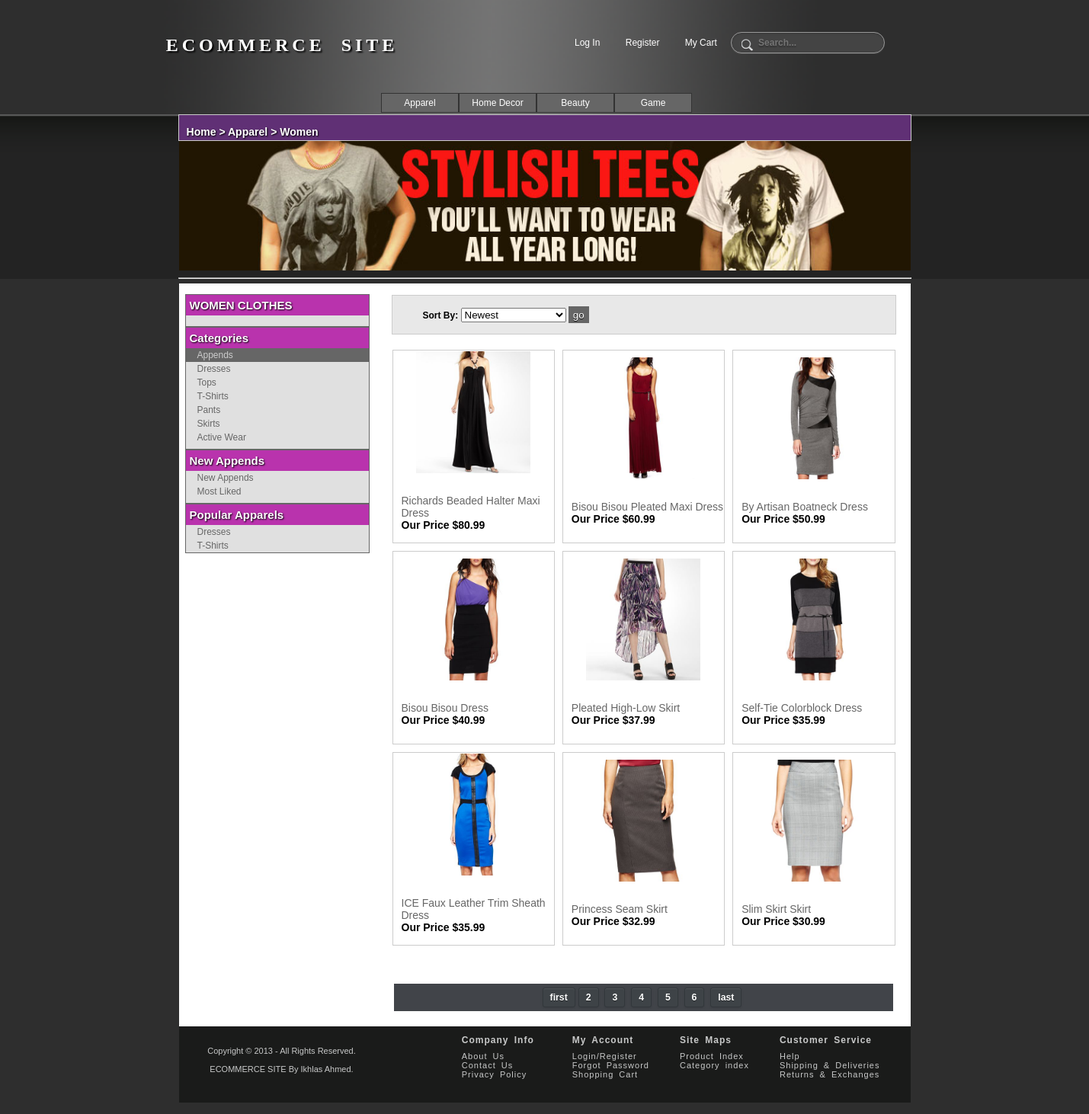
/MENU_PAGES/apparel_pages/women.php, run on the app's committed database.
### tables this page shows
CREATE TABLE IF NOT EXISTS `item` (
  `item_id` int(11) NOT NULL AUTO_INCREMENT,
  `image_user_name` varchar(100) NOT NULL,
  `image_folder_name` varchar(200) NOT NULL,
  `main_category` varchar(50) NOT NULL,
  `sub_category` varchar(50) NOT NULL,
  `price` float NOT NULL,
  `description` text NOT NULL,
  `features` text NOT NULL,
  `key_words` varchar(200) NOT NULL,
  `sold` int(11) NOT NULL,
  `thumb_up` int(11) NOT NULL,
  `thumb_down` int(11) NOT NULL,
  `item_add_date` datetime NOT NULL,
  PRIMARY KEY (`item_id`)
);

### MENU_PAGES/apparel_pages/women.php (the view, shortened to what this page needs)
<?php
	include("../../INCLUDE/header.php");
?>
<div id = 'bg_middle2'>
	<div class = 'apparel_top_title'>
    	<h3><a href='../../index.php'>Home</a> > <a href='#'>Apparel</a> > <a href='#'>Women</a></h3>
	</div>
    <div id = 'male_image_wrapper'>
		<img src='../../IMAGE/menu_graphics/apparel.png'>
	</div>  <hr id='hr'/>
</div>
<div id="apparel_content_page_wrapper">
		<div id='left_menu'><br/>
    	<ul>
        	<li id='lin'>WOMEN CLOTHES</li>
        <br/>
        </ul>
        <ul>
        	<li id='lin'>Categories</li>
            <a href='?wlink=Women' class='active'><li>Appends</li></a>
            <a href='?wlink=Women_Dresses'><li>Dresses</li></a>
            <a href='?wlink=Women_Tops'><li>Tops</li></a>
    		<a href='?wlink=Women_T-Shirts'><li>T-Shirts</li></a>
            <a href='?wlink=Women_Pants'><li>Pants</li></a>
            <a href='?wlink=Women_Skirts'><li>Skirts</li></a>
            <a href='?wlink=Women_Active-wear'><li id='lil'>Active Wear</li></a>
   		</ul>
        <ul>
        	<li id='lin'>New Appends</li>
            <a href='?wlink=new'><li>New Appends</li></a>
            <a href='?wlink=like'><li id='lil'>Most Liked</li></a>
      	</ul>
        <ul>
        	<li id='lin'>Popular Apparels</li>
            <a href='?wlink=Women_Dresses'><li>Dresses</li></a>
           <a href='?wlink=Women_T-Shirts'><li>T-Shirts</li></a>
      	</ul>
	</div>
<?php
 if(isset($_GET['wlink'])){$sub_category = $_GET['wlink'];}else{$sub_category = 'Women';}
	echo"
    <div id = 'index_content_page_wrapper2'> ";
		echo"
		<div id='apparel_form'><br/>
        <form action='women.php' method='GET'>
        	<label>Sort By:</label>
            <select  name='order_by'>
            	<option value='newest'>Newest</option>
                <option value='oldest'>Oldest</option>
                <option value='low_heigh'>Price: Low to Heigh</option>
                <option value='heigh_low'>Price: Heigh to Low</option>
          	</select>
           	<input type='hidden' name = 'wlink' value='$sub_category'>
            <button type='submit' id='male_button' class='small_button'>go</button>
      	</form>
        </div>";
        echo"
		<table>
        	<tr>";
				$item_per_page = 9;
				if(isset($_GET['wlink'])){$sub_category= $_GET['wlink'];}else{$sub_category='Women';}
				$page_query = mysql_query("SELECT COUNT('item_id') FROM item WHERE sub_category LIKE '%$sub_category%'");
				$pages = ceil(mysql_result($page_query, 0) / $item_per_page);
				$page = (isset($_GET['page'])) ? (int)$_GET['page'] : 1;
				$start= ($page - 1) * $item_per_page;
				if((isset($_GET['wlink'])) || (isset($_GET['order_by'])))
				{
					if(isset($_GET['wlink'])){$sub_category = $_GET['wlink'];}else { $sub_category = 'Women';}
					if($sub_category == 'new') {$sub_category = 'Women'; $order = 'item_id DESC'; }
					if($sub_category == 'like'){$sub_category = 'Women'; $order = 'thumb_up DESC'; }
					if(isset($_GET['order_by'])){
					$order_by_p  = $_GET['order_by'];
						if($order_by_p == 'newest'){ $order = 'item_add_date DESC';}
					 	else if($order_by_p == 'oldest'){ $order = 'item_add_date ASC';}
					 	else if($order_by_p == 'low_heigh'){$order = 'price ASC';}
					  	else if($order_by_p == 'heigh_low'){ $order = 'price DESC';}
					}
					else {$order_by_p = 'heigh_low'; $order='price DESC';}
					$women_query = mysql_query("SELECT * FROM item WHERE sub_category LIKE '%$sub_category%' ORDER BY $order
													LIMIT $start, $item_per_page");
				}
				else
				{
					$order_by_p = 'heigh_low';
					$women_query = mysql_query("SELECT * FROM item WHERE sub_category LIKE '%$sub_category%' ORDER BY price DESC LIMIT $start, $item_per_page");
				}
				$count = 0;
				while($row = mysql_fetch_assoc($women_query))
				{
					$item_id_db = $row['item_id'];
					$image_user_name_db = $row['image_user_name'];
					$image_folder_name_db = $row['image_folder_name'];
					$price_db = $row['price'];
					echo"<td >";
						echo"<a href='../zoom.php?item_id=$item_id_db'>
								<img src='http://localhost/eCommerce/IMAGE/STORE_ITEMS_DB/$image_folder_name_db' width='150' height='160'/>
							</a><br/>";
						echo"<a href='../zoom.php?item_id=$item_id_db'>
								<p id='name'>$image_user_name_db</p>
							 </a>";
						echo"<p id='price'>Our Price $$price_db</p>";
					echo "</td>";
					 $count++;
					 if($count == 3)
					 {
						echo "</tr><tr>";
					  $count = 0;
					}
				}
           echo"</tr>";
   		echo"</table>";
		if($pages >= 1 && $page <= $pages)
		{
			echo"<div id='container2'>";
				echo"<div class='pagination dark'>";
					echo'<a href="?page=1&wlink='.$sub_category.'&order_by='.$order_by_p.'" class="page dark">first</a>';
					for($x=2; $x< $pages; $x++)
					{
						echo'<a href="?page='.$x.'&wlink='.$sub_category.'&order_by='.$order_by_p.'" class="page dark">'. $x .'</a> ';
					}
					echo'<a href="?page='.$x.'&wlink='.$sub_category.'&order_by='.$order_by_p.'" class="page dark">last</a>';
				echo"</div>";
			echo"</div>";
		}
	?>
      </div>
</div>
<?php
	include("../../include/footer.php");
?>

### CSS/main.css (style rules this page uses)
body { margin:0; padding:0; font-size:12px; font-family:" Trebuchet MS",Arial, Verdana, Helvetica; text-align:center; -webkit-text-size-adjust: none; background:#2e2e2e; }
.small_button { border:0; height:22px; text-align:center; color:#fff; text-shadow:#000 0 1px 0; background:#666; cursor:pointer; }
a:link { color:#FFF; text-decoration:none; }
#bg_middle2 { background:url(../IMAGE/bg_middle.gif) repeat-x; background-size:80px 287px; }
#apparel_content_page_wrapper { background-color: #fff; width:960px; margin: 0 auto; //border:2px solid red; overflow:hidden; }
#left_menu { //border:1px solid green; float:left; width: 250px; }
#left_menu a { color:#666; text-decoration: none; }
#left_menu ul { border: 1px solid #666; background-color:#e0e0e0; list-style-type:none; width:240px; margin-top:0px; margin-left:8px; margin-bottom:0px; padding: 0px; }
#left_menu ul li { text-align:left; padding: 2px 15px 2px; //top, left, bottom, right }
#left_menu ul a.active li { background-color:#666; color: #CCC; }
#left_menu ul #lin { background-color: #b933ad; padding:5px; font-size: 15px; font-weight:bold; color:white; text-shadow: 1px 1px 2px black; -webkit-text-shadow:1px 1px 2px black; -moz-text-shadow:1px 1px 2px black; filter: progid:DXImageTransform.Microsoft.Shadow(direction=135,strength=2,color=black); }
#left_menu ul #lil { padding-bottom: 8px; }
#index_content_page_wrapper2 { //border:1px solid black; background-color: #fff; width:700px; float: right; }
#index_content_page_wrapper2 table { //border: 1px solid blue; width:700px; margin: 0 auto; text-align::left; padding:10px; border-spacing: 10px }
#index_content_page_wrapper2 table tr td { border: 1px solid #CCC; width: 1075px; height: 250px; }
#index_content_page_wrapper2 table tr td img { display:block; margin:0 auto; text-align:center; }
#index_content_page_wrapper2 table tr td p { padding-left:10px; font-size:14px; text-align:left; }
#index_content_page_wrapper2 table tr td #price { font-weight:bold; }
#index_content_page_wrapper2 table tr td #name { color:#666; margin-bottom:-14px; }

### CSS/form.css (style rules this page uses)
#apparel_form { background-color:#E8E8E8; border:1px solid #ccc; width:620px; height:50px; margin-top:15px; position:relative; left:19px; }
#apparel_form form { float:left; }

### CSS/top_menu.css (style rules this page uses)
.apparel_top_title { background-color:#603075; color:#FFF; text-shadow: 1px 1px 2px black; -webkit-text-shadow:1px 1px 2px black; -moz-text-shadow:1px 1px 2px black; filter: progid:DXImageTransform.Microsoft.Shadow(direction=135,strength=2,color=black); text-align:left; padding-left:10px; border:1px solid #CCC; position:relative; height:33px; width:950px; margin: 0 auto; }
#male_image_wrapper { margin: 0 auto; }
#male_image_wrapper img { width:960px; height:170px; }
#apparel_content_page_wrapper { background-color: #fff; width:960px; margin: 0 auto; }
#apparel_form { float:left; padding-left:40px; }
#apparel_form label { font-weight:bold; color:black; }
#hr { color: #C00; width:960px; }

### CSS/pagination.css (style rules this page uses)
.pagination.dark { background: #dfdfdf; color: #666; font: 14px/24px sans-serif; }
.pagination { background: #f2f2f2; padding: 5px; margin-bottom: 0px; }
.page { display: inline-block; padding: 0px 9px; margin-right: 4px; border-radius: 3px; border: solid 1px #c0c0c0; background: #e9e9e9; box-shadow: inset 0px 1px 0px rgba(255,255,255, .8), 0px 1px 3px rgba(0,0,0, .1); font-size: .875em; font-weight: bold; text-decoration: none; color: #717171; text-shadow: 0px 1px 0px rgba(255,255,255, 1); }
.pagination.dark { background: #414449; color: #feffff; }
.page.dark { border: solid 1px #32373b; background: #3e4347; box-shadow: inset 0px 1px 1px rgba(255,255,255, .1), 0px 1px 3px rgba(0,0,0, .1); color: #feffff; text-shadow: 0px 1px 0px rgba(0,0,0, .5); }
#container2 { width: 655px; margin: 0 auto; padding: 20px; }

### data on the page
item: image_folder_name (picture), image_user_name "Richards Beaded Halter Maxi Dress", price "80.99"
item: image_folder_name (picture), image_user_name "Bisou Bisou Pleated Maxi Dress", price "60.99"
item: image_folder_name (picture), image_user_name "By Artisan Boatneck Dress", price "50.99"
item: image_folder_name (picture), image_user_name "Bisou Bisou Dress", price "40.99"
item: image_folder_name (picture), image_user_name "Pleated High-Low Skirt", price "37.99"
item: image_folder_name (picture), image_user_name "Self-Tie Colorblock Dress", price "35.99"
item: image_folder_name (picture), image_user_name "ICE Faux Leather Trim Sheath Dress", price "35.99"
item: image_folder_name (picture), image_user_name "Princess Seam Skirt", price "32.99"
item: image_folder_name (picture), image_user_name "Slim Skirt Skirt", price "30.99"
